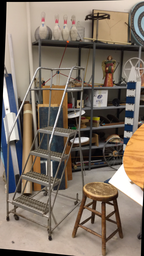
#> input picture Projects/Project 4/code/depth_files/ladder/im0.png, 144 x 256 px, shrunk from 1080 x 1920 before the run
$ python proj4_ladder.py
#> lines starting #> are read from the running program, lines starting #| are printed output that depends on the picture; after the words box and inside, x2 and y2 are one past the last pixel; in counts of white or black regions, pixels touching at a corner belong together; long printed decimals are rounded
import cv2 as cv
import numpy as np
from matplotlib import pyplot as plt


""" Extracting points from features """
def extract_points(match, kp1, kp2):
    pairs = []

    for i in match:
        img1_idx = i.queryIdx
        img2_idx = i.trainIdx

        (X1, Y1) = kp1[img1_idx].pt
        (X2, Y2) = kp2[img2_idx].pt

        pairs.append([(X1, Y1),(X2, Y2)])

    return pairs


""" Extracting feature matches """
def features(d_img1, d_img2):
    sift = cv.SIFT_create()
    bf = cv.BFMatcher(cv.NORM_L1, crossCheck=True)

    d_img1 = cv.cvtColor(d_img1, cv.COLOR_BGR2GRAY)
    d_img2 = cv.cvtColor(d_img2, cv.COLOR_BGR2GRAY)

    keyp1, des1 = sift.detectAndCompute(d_img1, None)
    keyp2, des2 = sift.detectAndCompute(d_img2, None)

    matches = bf.match(des1, des2)
    matches = sorted(matches, key=lambda x: x.distance)[:100]

    # output_image = cv.drawMatches(img1,keyp1,img2,keyp1,matches_n,None,flags=2)
    # cv.imshow('Matched Features',output_image)

    matched_pts = extract_points(matches, keyp1, keyp2)

    return matched_pts


""" Calculating Fundamental matrix """
def fundamental_matrix(it, sample, s, d):
    A = np.zeros((8,9))
    for i in range(8):
        A[i][0] = s[sample[it]][0]*d[sample[it]][0]
        A[i][1] = s[sample[it]][1]*d[sample[it]][0]
        A[i][2] = d[sample[it]][0]
        A[i][3] = s[sample[it]][0]*d[sample[it]][1]
        A[i][4] = s[sample[it]][1]*d[sample[it]][1]
        A[i][5] = d[sample[it]][1]
        A[i][6] = s[sample[it]][0]
        A[i][7] = s[sample[it]][1]
        A[i][8] = 1
        it += 1

    _, _, V = np.linalg.svd(A)
    f = np.reshape(V[-1], (3, 3))

    u, s, v = np.linalg.svd(f)
    s[2] = 0

    F_mtx = u @ np.diag(s) @ v
    F_mtx = F_mtx / F_mtx[-1, -1]
    return F_mtx


""" RANSAC function """
def ransac(data, t, d):
    best_f = None
    it = 0
    i = 0
    k = int(np.log(1 - 0.99) / np.log(1 - (1 - 0.75) ** 8))

    np.random.seed(0)
    sample_index = np.random.choice(len(data), k*8)

    while i < k:
        img1_pts = [item[0] for item in data]
        img2_pts = [item[1] for item in data]

        hyp_f = fundamental_matrix(it, sample_index, img1_pts, img2_pts)

        ones = np.ones([len(matched_points), 1])
        _img1 = np.hstack([img1_pts, ones])
        _img2 = np.hstack([img2_pts, ones])
        inliers = []

        error = abs(np.diag(_img2 @ hyp_f @ _img1.T))

        for val in error:
            if val < t:
                inliers.append(val)

        if len(inliers) > d:
            best_f = hyp_f
            break

        it += 8
        i += 1

    return best_f


""" Triangulating Points """
def triangulate_points(rot, tr):
    Projection1 = np.dot(K_intrinsic, np.hstack((np.eye(3), np.zeros((3, 1)))))
    Projection2 = np.dot(K_intrinsic, np.hstack((rot, tr.reshape(-1, 1))))

    world_pts = cv.triangulatePoints(Projection1, Projection2, np.asarray(pts1[0:4]).T, np.asarray(pts2[0:4]).T)
    world_pts /= world_pts[3]

    it = 0
    for i in range(4):
        if world_pts[2][i] >= 0:
            it += 1
    return it


""" Decompose Essential Matrix """
def decompose_ess(ess):
    U, S, V = np.linalg.svd(ess)

    W = np.array([[0, -1, 0],
                  [1,  0, 0],
                  [0,  0, 1]])

    r1 = U @ W @ V
    if np.linalg.det(r1) < 0:
        r1 = -r1

    r2 = U @ W.T @ V
    if np.linalg.det(r2) < 0:
        r2 = -r2

    t1 = U[:, 2]
    t2 = -U[:, 2]

    a = triangulate_points(r1, t1)
    b = triangulate_points(r1, t2)
    c = triangulate_points(r2, t1)
    d = triangulate_points(r2, t2)

    max_count = max(a, b, c, d)
    if a == max_count:
        return r1, t1
    elif b == max_count:
        return r1, t2
    elif c == max_count:
        return r2, t1
    else:
        return r2, t2


""" Calculate homography matrices """
def get_homos(im1, im2):
    height1, width1, _ = im1.shape
    height2, width2, _ = im2.shape
    _, Homo1, Homo2 = cv.stereoRectifyUncalibrated(np.float32(pts1), np.float32(pts2), F, imgSize=(width1, height1))
    print('Homography matrix for image 1:\n', Homo1, sep='')
    print()
    print('Homography matrix for image 2:\n', Homo2, sep='')
    print()

    return Homo1, Homo2


""" Draw epipolar lines """
def drawlines(_img1,_img2,lines,_pts1,_pts2):
    ''' img1 - image on which we draw the epilines for the points in img2
        lines - corresponding epilines '''
    r,c = _img1.shape
    _img1 = cv.cvtColor(_img1,cv.COLOR_GRAY2BGR)
    _img2 = cv.cvtColor(_img2,cv.COLOR_GRAY2BGR)
    for r,pt1,pt2 in zip(lines,_pts1,_pts2):
        x_2,y_2 = map(int,tuple(pt1))
        x_3,y_3 = map(int,tuple(pt2))

        color = tuple(np.random.randint(0,255,3).tolist())
        x0,y0 = map(int, [0, -r[2]/r[1]])
        x_1,y_1 = map(int, [c, -(r[2]+r[0]*c)/r[1]])
        _img1 = cv.line(_img1, (x0,y0), (x_1,y_1), color,1)
        _img1 = cv.circle(_img1,(x_2,y_2),5,color,-1)
        _img2 = cv.circle(_img2,(x_3,y_3),5,color,-1)
    return _img1,_img2


""" Calculating SSD """
def squared_diff(y_1, x_1, x_2):
    distance = 0
    for i in range(-1, 2):
        for j in range(-1, 2):
            distance += pow((int(gray_rect_img1[y_1 + i][x_1 + j]) - int(gray_rect_img2[y_1 + i][j + x_1 - x_2])),2)
    return distance


""" Display Epipolar lines """
def display_epipolar(im1, im2):
    img1_copy = im1.copy()
    img2_copy = im2.copy()
    img1 = cv.cvtColor(img1_copy, cv.COLOR_BGR2GRAY)
    img2 = cv.cvtColor(img2_copy, cv.COLOR_BGR2GRAY)

    first_lines = cv.computeCorrespondEpilines(pts2.reshape(-1, 1, 2), 2, F)
    first_lines = first_lines.reshape(-1, 3)
    epi_img1, epi_img2 = drawlines(img1, img2, first_lines, pts1, pts2)

    second_lines = cv.computeCorrespondEpilines(pts1.reshape(-1, 1, 2), 1, F)
    second_lines = second_lines.reshape(-1, 3)
    epi_img3, epi_img4 = drawlines(img2, img1, second_lines, pts2, pts1)

    img1_epi = cv.warpPerspective(epi_img1, H1, (w1, h1))
    img2_epi = cv.warpPerspective(epi_img3, H2, (w2, h2))
    plt.subplot(121), plt.imshow(img1_epi)
    plt.subplot(122), plt.imshow(img2_epi)
    plt.get_current_fig_manager().set_window_title('Epipolar Lines')
    plt.show()


""" Estimating disparity and depth """
def estimate_disparity_depth():
    Height, Width = gray_rect_img1.shape
    vmin = 27
    vmax = 85

    SSD = np.zeros(shape=(Width, Height))
    depth = np.zeros(shape=(Width, Height))
    disparity = None
    for y1 in np.arange(3, Height-3):
        for x1 in np.arange(3, Width-3):
            minimum_SD = float('inf')
            for x2 in np.arange(0, 30, 3):
                dist = squared_diff(y1, x1, x2)
                minimum_SD = min(minimum_SD, dist)
                if dist == minimum_SD:
                    disparity = x2
            SSD[x1][y1] = disparity
            if int(disparity) == 0:
                disparity = 0.00001
                depth[x1][y1] = (1734.16 * 228.38)/disparity
            else:
                depth[x1][y1] = (1734.16 * 228.38)/disparity

    _normalized_disparity = cv.normalize(SSD.T, None, vmin, vmax, cv.NORM_MINMAX, cv.CV_8U)
    _colormap_disparity = cv.applyColorMap(_normalized_disparity, cv.COLORMAP_JET)

    cv.imshow("Disparity Grayscale", _normalized_disparity)
    cv.imshow("Disparity Color Map", _colormap_disparity)

    cv.waitKey(0)
    cv.destroyAllWindows()

    _normalized_depth = cv.normalize(depth.T, None, vmin, vmax, cv.NORM_MINMAX, cv.CV_8U)
    _colormap_depth = cv.applyColorMap(_normalized_disparity, cv.COLORMAP_JET)

    cv.imshow("Depth Grayscale", _normalized_depth)
    cv.imshow("Depth Color Map", _colormap_depth)

    cv.waitKey(0)
    cv.destroyAllWindows()


if __name__ == '__main__':
    # Reading Images
    data_img1 = cv.imread("depth_files/ladder/im0.png")
#> data_img1 is the input picture: shape (256, 144, 3); mean B, G, R 101.8, 114.7, 127.9
    data_img2 = cv.imread("depth_files/ladder/im1.png")
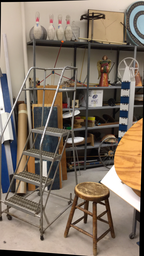
#> input picture Projects/Project 4/code/depth_files/ladder/im1.png, 144 x 256 px, shrunk from 1080 x 1920 before the run
#> data_img2 is the input picture: shape (256, 144, 3); mean B, G, R 101.9, 116.2, 130.3

    # Finding matching points
    matched_points = features(data_img1,data_img2)
#> in features, `keyp1, des1 = sift.detectAndCompute(d_img1, None)`: keyp1 = 409 keypoints; strongest (x, y, size): (83, 112, 2.3), (50, 238, 2.6), (76, 141, 3.3), (126, 134, 3.8)
#> in features, `keyp2, des2 = sift.detectAndCompute(d_img2, None)`: keyp2 = 425 keypoints; strongest (x, y, size): (139, 209, 2.3), (77, 112, 3.2), (42, 238, 2.6), (69, 141, 3.2)
#> in features, `matches = bf.match(des1, des2)`: matches = 256 matches
#> in features, `matches = sorted(matches, key=lambda x: x.distance)[:100]`: matches = 100 matches
#> the loop in extract_points, `for i in match:` made 100 passes
#> (img1_idx, img2_idx, X1, Y1, X2, Y2) on passes 1 to 12: (137, 153, 67, 38.76, 61.8, 38.75), (300, 299, 106.5, 122.2, 102, 122), (184, 185, 79.36, 229.1, 71.31, 229), (310, 302, 108.3, 17.08, 103.4, 16.96), (119, 123, 56.41, 36.19, 51.15, 36.11), (339, 317, 116.1, 195.9, 107.6, 195.5), (294, 291, 104.6, 95.06, 99.88, 94.98), (312, 305, 108.6, 103.1, 104, 103), (266, 267, 97.25, 93.06, 92.51, 92.93), (265, 266, 97.25, 93.06, 92.51, 92.93), (353, 341, 121.1, 236, 113.1, 235.9), (33, 35, 25.91, 213, 19.02, 213.2)
#> after the loop in extract_points, `for i in match:`: pairs = 100 items
#> matched_points = 100 items
    pts1 = np.array([t[0] for t in matched_points])
#> pts1 = 100 pairs, first value 15.56 to 132.9, second value 12.63 to 250.2
    pts2 = np.array([t[1] for t in matched_points])
#> pts2 = 100 pairs, first value 8.38 to 128.1, second value 12.8 to 250.5

    # Finding Fundamental Matrix using RANSAC
    F = ransac(matched_points, 0.1, 30)
#> after the loop in ransac, `while i < k:`: i = 2; it = 16
#> F = [[7.06e-05, -0.000749, 0.14], [0.000709, -3.96e-06, -0.144], [-0.151, 0.145, 1]]
    print("Fundamental Matrix:\n",F,sep='')
#| Fundamental Matrix:
#| [[ 7.05788645e-05 -7.48585827e-04  1.40192312e-01]
#|  [ 7.08648850e-04 -3.95824781e-06 -1.44484790e-01]
#|  [-1.50807694e-01  1.44824267e-01  1.00000000e+00]]
    print()

    K_intrinsic = np.array([[1734.16, 0, 333.49],
                            [0, 1734.16, 958.05],
                            [0,       0,      1]])

    # Finding Essential Matrix
    E = K_intrinsic.T @ F @ K_intrinsic
#> E = [[212.3, -2251.2, -959.8], [2131.1, -11.9, 152.7], [956.7, -188.4, -10.76]]
    print("Essential Matrix:\n", E, sep='')
#| Essential Matrix:
#| [[  212.253 -2251.230  -959.776]
#|  [ 2131.127   -11.904   152.693]
#|  [  956.651  -188.354    -10.758]]
    print()

    # Decomposing Essential Matrix into R, T
    R,T = decompose_ess(E)
#> in decompose_ess, `U, S, V = np.linalg.svd(ess)`: U = [[0.852, -0.518, -0.0742], [0.449, 0.798, -0.402], [0.267, 0.31, 0.913]]; S = [2531.7, 2267.3, 2.13e-13]; V = [[0.551, -0.78, -0.297], [0.832, 0.484, 0.271], [0.0678, 0.397, -0.915]]
#> in decompose_ess, `r1 = U @ W @ V`: r1 = [[-0.999, -0.0383, -0.00954], [0.0382, -0.999, 0.00923], [0.00989, -0.00886, -1]]
#> in decompose_ess, `r1 = -r1`: r1 = [[0.999, 0.0383, 0.00954], [-0.0382, 0.999, -0.00923], [-0.00989, 0.00886, 1]]
#> in decompose_ess, `r2 = U @ W.T @ V`: r2 = [[0.989, -0.0206, 0.145], [-0.0928, 0.68, 0.727], [0.114, 0.733, -0.671]]
#> in decompose_ess, `r2 = -r2`: r2 = [[-0.989, 0.0206, -0.145], [0.0928, -0.68, -0.727], [-0.114, -0.733, 0.671]]
#> in decompose_ess, `t1 = U[:, 2]`: t1 = [-0.0742, -0.402, 0.913]
#> in decompose_ess, `t2 = -U[:, 2]`: t2 = [0.0742, 0.402, -0.913]
#> in triangulate_points, `Projection2 = np.dot(K_intrinsic, np.hstack((rot, tr.reshape(-1, 1))))`: Projection2 = [[1729.5, 69.41, 350, 175.6], [-75.77, 1741.3, 942, 176.7], [-0.00989, 0.00886, 1, 0.913]]
#> in triangulate_points, `world_pts = cv.triangulatePoints(Projection1, Projection2, np.asarray(..`: world_pts = [[0.133, 0.116, 0.133, 0.111], [0.464, 0.428, 0.382, 0.473], [-0.873, -0.888, -0.914, -0.871], [-0.0726, -0.124, -0.0123, -0.0764]]
#> in triangulate_points, `world_pts /= world_pts[3]`: world_pts = [[-1.83, -0.941, -10.85, -1.45], [-6.39, -3.46, -31.07, -6.2], [12.03, 7.19, 74.31, 11.4], [1, 1, 1, 1]]
#> after the loop in triangulate_points, `for i in range(4):`: it = 4
#> in decompose_ess, `b = triangulate_points(r1, t2)`: b = 0
#> in decompose_ess, `d = triangulate_points(r2, t2)`: d = 4
#> R has the same summary as r1 in decompose_ess; T = [-0.0742, -0.402, 0.913]
    print("Rotation Matrix:\n", R, sep='')
#| Rotation Matrix:
#| [[ 0.9992     0.03832  0.00954]
#|  [-0.03823  0.9992 -0.009234]
#|  [-0.009886  0.008862  0.9999]]
    print()
    print("Translation Matrix:\n", T, sep='')
#| Translation Matrix:
#| [-0.07422 -0.4022  0.9125]
    print()

    # Getting Homography matrices
    h1, w1, _ = data_img1.shape
#> h1 = 256; w1 = 144
    h2, w2, _ = data_img2.shape
#> h2 = 256; w2 = 144
    H1, H2 = get_homos(data_img1, data_img2)
#> in get_homos, `_, Homo1, Homo2 = cv.stereoRectifyUncalibrated(np.float32(pts1), np.fl..`: Homo1 = [[-0.0994, -0.0442, -1.28], [0.259, -0.0896, -34.68], [0.00117, 0.000706, -0.386]]; Homo2 = [[0.417, 0.227, 12.86], [-1.3, 0.431, 166.2], [-0.0064, -0.00349, 1.91]]
#| Homography matrix for image 1:
#| [[-9.93925479e-02 -4.41745102e-02 -1.28109800e+00]
#|  [ 2.59418875e-01 -8.95807394e-02 -3.46835886e+01]
#|  [ 1.17120368e-03  7.06109226e-04 -3.86033559e-01]]
#| Homography matrix for image 2:
#| [[ 4.17156419e-01  2.27364540e-01  1.28620767e+01]
#|  [-1.29793523e+00  4.31467280e-01  1.66223525e+02]
#|  [-6.40130892e-03 -3.48893267e-03  1.90747762e+00]]
#> H1 has the same summary as Homo1 in get_homos; H2 has the same summary as Homo2 in get_homos

    # Displaying Epipolar lines
    display_epipolar(data_img1, data_img2)
#> in display_epipolar, `first_lines = cv.computeCorrespondEpilines(pts2.reshape(-1, 1, 2), 2, F)`: first_lines = 100 rows, first 8: [-0.771, 0.637, 26.33], [-0.644, 0.765, -26.2], [0.18, 0.984, -240.1], [-0.89, 0.456, 88.32], [-0.753, 0.658, 18.28], [-0.0729, 0.997, -191.1], [-0.739, 0.674, 12.36], [-0.727, 0.687, 7.18]
#> the loop in drawlines, `for r,pt1,pt2 in zip(lines,_pts1,_pts2):` made 100 passes
#> (r, pt1, pt2, x_2, y_2, x_3, y_3, color) on passes 1 to 7: ([-0.771, 0.637, 26.33], [67, 38.76], [61.8, 38.75], 66, 38, 61, 38, (17, 106, 205)), ([-0.644, 0.765, -26.2], [106.5, 122.2], [102, 122], 106, 122, 102, 121, (251, 160, 9)), ([0.18, 0.984, -240.1], [79.36, 229.1], [71.31, 229], 79, 229, 71, 229, (172, 122, 109)), ([-0.89, 0.456, 88.32], [108.3, 17.08], [103.4, 16.96], 108, 17, 103, 16, (79, 111, 84)), ([-0.753, 0.658, 18.28], [56.41, 36.19], [51.15, 36.11], 56, 36, 51, 36, (159, 95, 32)), ([-0.0729, 0.997, -191.1], [116.1, 195.9], [107.6, 195.5], 116, 195, 107, 195, (231, 162, 141)), ([-0.739, 0.674, 12.36], [104.6, 95.06], [99.88, 94.98], 104, 95, 99, 94, (19, 224, 139))
#> (r, pt1, pt2) on passes 32 to 37: ([0.153, 0.988, -235.5], [43.97, 235.1], [36, 234.7]), ([-0.748, 0.664, 16.05], [95.1, 81.65], [90.14, 81.5]), ([-0.82, 0.572, 49.86], [106.1, 63.92], [101.3, 63.78]), ([-0.833, 0.553, 56.62], [95.94, 41.12], [91.01, 40.99]), ([0.0944, 0.996, -225], [116.1, 210.7], [107.9, 210.5]), ([-0.792, 0.611, 36.17], [105.5, 76.45], [100.7, 76.31])
#> after the loop in drawlines, `for r,pt1,pt2 in zip(lines,_pts1,_pts2):`:
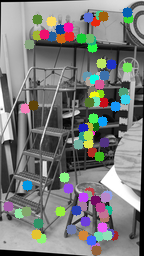
#> _img2: shape (256, 144, 3); mean B, G, R 122.5, 123.9, 122
#> the loop in drawlines (call 2), `for r,pt1,pt2 in zip(lines,_pts1,_pts2):` made 100 passes
#> (r, pt1, pt2) on passes 1 to 12: ([0.766, -0.642, -23.08], [61.8, 38.75], [67, 38.76]), ([0.629, -0.777, 29.37], [102, 122], [106.5, 122.2]), ([-0.277, -0.961, 239.3], [71.31, 229], [79.36, 229.1]), ([0.894, -0.449, -85.11], [103.4, 16.96], [108.3, 17.08]), ([0.746, -0.666, -14.43], [51.15, 36.11], [56.41, 36.19]), ([0.0275, -1, 188.3], [107.6, 195.5], [116.1, 195.9]), ([0.734, -0.679, -9.74], [99.88, 94.98], [104.6, 95.06]), ([0.721, -0.693, -4.63], [104, 103], [108.6, 103.1]), ([0.714, -0.7, -1.75], [92.51, 92.93], [97.25, 93.06]), ([0.714, -0.7, -1.75], [92.51, 92.93], [97.25, 93.06]), ([-0.424, -0.906, 257], [113.1, 235.9], [121.1, 236]), ([-0.136, -0.991, 218], [19.02, 213.2], [25.91, 213])
#> pass 1, in drawlines (call 2), `_img2 = cv.circle(_img2,(x_3,y_3),5,color,-1)`:
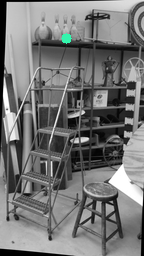
#> _img2: shape (256, 144, 3); mean B, G, R 117.3, 117.5, 117.1
#> after the loop in drawlines (call 2), `for r,pt1,pt2 in zip(lines,_pts1,_pts2):`:
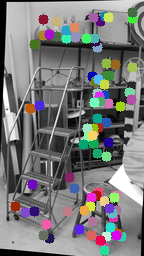
#> _img2: shape (256, 144, 3); 15.43% of pixels changed, all inside (x1, y1, x2, y2) = (10, 7, 138, 256)

    img1_rectified = cv.warpPerspective(data_img1, H1, (w1, h1))
    img2_rectified = cv.warpPerspective(data_img2, H2, (w2, h2))
    cv.imshow("Rectified Image 1", img1_rectified)
    cv.imshow("Rectified Image 2", img2_rectified)

    cv.waitKey(0)
    cv.destroyAllWindows()

    # Estimating disparity and depth using SSD
    gray_rect_img1 = cv.cvtColor(img1_rectified, cv.COLOR_BGR2GRAY)
    gray_rect_img2 = cv.cvtColor(img2_rectified, cv.COLOR_BGR2GRAY)
    estimate_disparity_depth()
#> after the loop in estimate_disparity_depth, `for y1 in np.arange(3, Height-3):`:
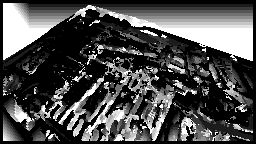
#> SSD: shape (144, 256) float64; min 0, max 27, mean 8.2; drawn with min black and max white
#> after the loop in estimate_disparity_depth, `for y1 in np.arange(3, Height-3):`:
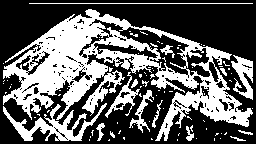
#> depth: shape (144, 256) float64; min 0, max 3.96e+10, mean 1.52e+10; drawn with min black and max white
#> in estimate_disparity_depth, `cv.imshow("Depth Grayscale", _normalized_depth)`:
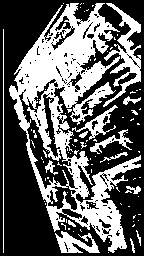
#> window 'Depth Grayscale': shape (256, 144); values 27 (black) and 85 (white), 38.3% white; 94 white regions (80 under 20 px), largest, box (x1, y1, x2, y2) and area: (9, 3, 141, 253) 10853, (103, 3, 141, 107) 1185, (55, 231, 100, 253) 516
